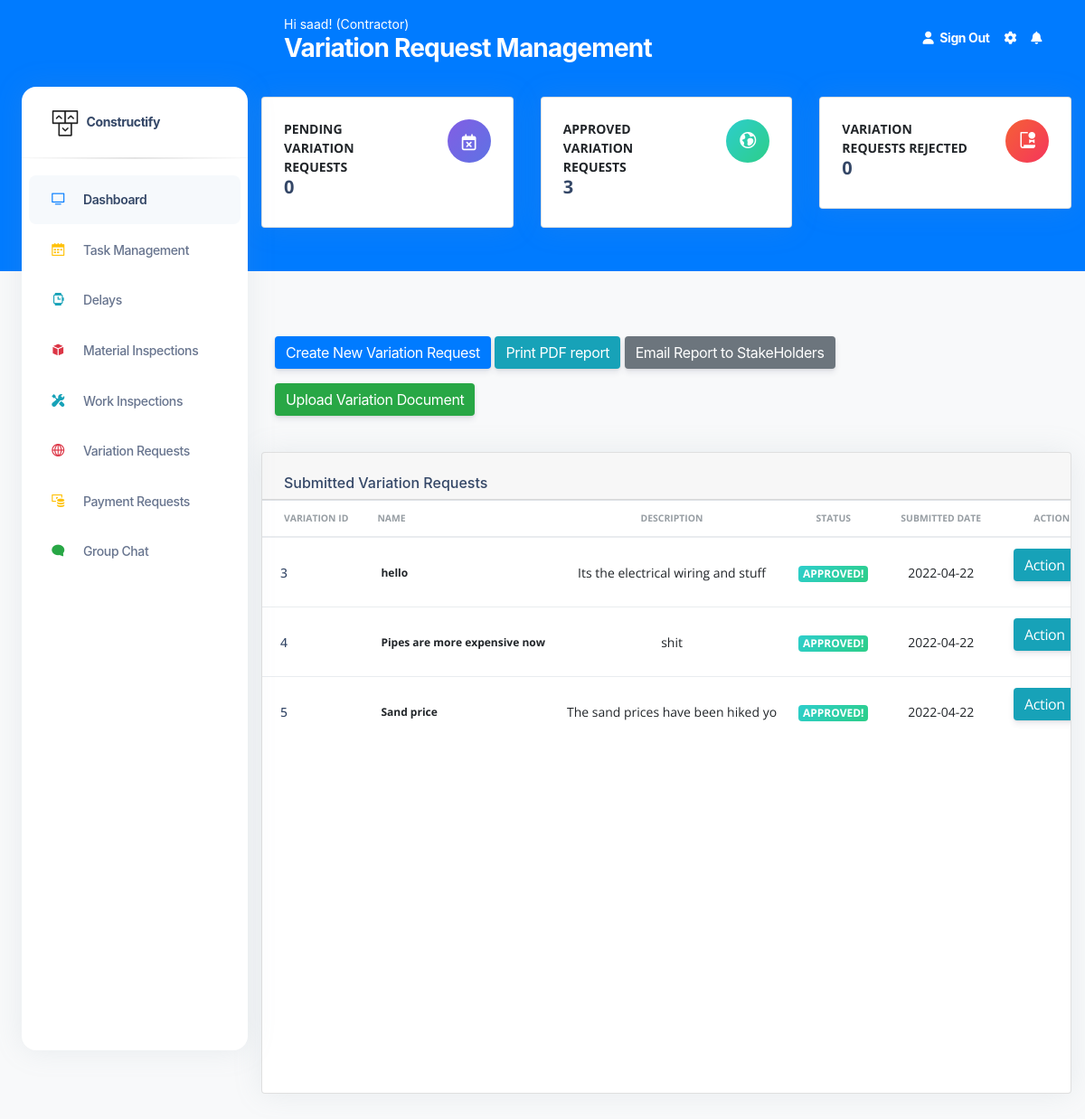
Page /VariationRequests (signed in) on the earlier database version.
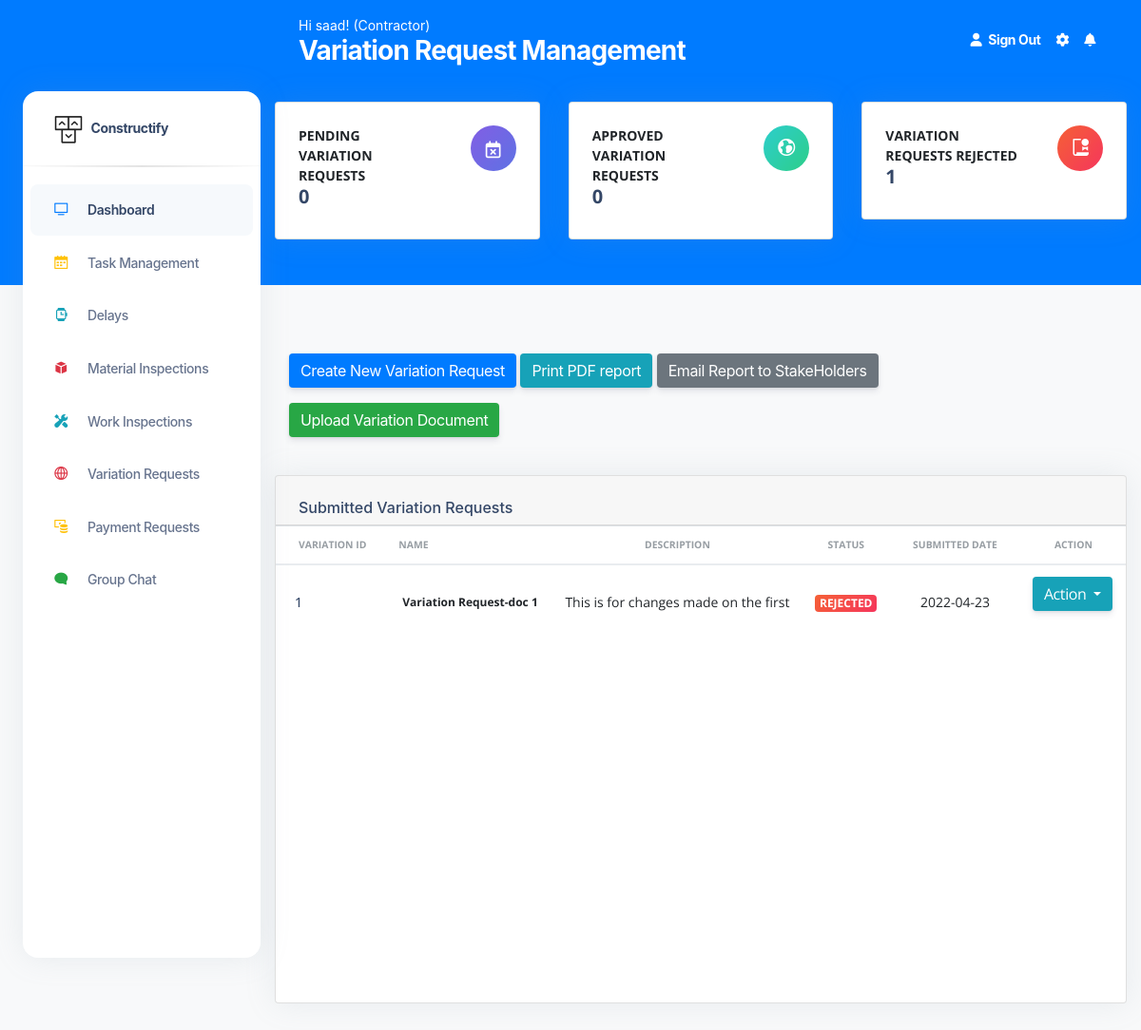
Same page on the later database version.
### construct/models.py (models this page shows)
class VariationInspectionRequests(db.Model):
    id = db.Column(db.Integer(), nullable=False, primary_key=True)
    name = db.Column(db.String(length=30), nullable=False)
    description = db.Column(db.String(length=30), nullable=False)
    status = db.Column(db.String(length=30), nullable=True, default="Submitted")
    submitted_date = db.Column(db.String(length=30), nullable=False)

### construct/routes.py (the view)
@app.route("/VariationRequests", methods=['GET', 'POST'])
@login_required
def variation_requests_page():
    db.create_all()
    pending_variation= VariationInspectionRequests.query.filter(VariationInspectionRequests.status == "Submitted").count()
    approved_variation= VariationInspectionRequests.query.filter(VariationInspectionRequests.status == "Approved!").count()
    Rejected_variation= VariationInspectionRequests.query.filter(VariationInspectionRequests.status == "Rejected").count()
    variation_list = VariationInspectionRequests.query.all()
    page_message="Variation Request Management"
    if request.method == "GET":
        return render_template('VariationsManagementPage.html',pending_variation=pending_variation,
        approved_variation=approved_variation,Rejected_variation=Rejected_variation,
        variation_list=variation_list,page_message=page_message )

### construct/models.py (called while the page is built)
@login_manager.user_loader
def load_user(user_id):
    return User.query.get(int(user_id))

### construct/templates/VariationsManagementPage.html (shortened to what the changed rows need)
<!DOCTYPE html>
<html lang="en">
<head>
  <link href="{{ url_for('static', filename='assets')}}/css/nucleo-icons.css" rel="stylesheet" />
  <link href="{{ url_for('static', filename='assets')}}/css/nucleo-svg.css" rel="stylesheet" />
  <link href="{{ url_for('static', filename='assets')}}/css/nucleo-svg.css" rel="stylesheet" />
  <link id="pagestyle" href="{{ url_for('static', filename='assets')}}/css/argon-dashboard.css?v=2.0.2"
    rel="stylesheet" />
  <link rel="stylesheet" type="text/css"
    href="https://stackpath.bootstrapcdn.com/bootstrap/4.2.1/css/bootstrap.min.css">
</head>
{% include 'includes/GlobalSideNavbar.html' %}
<main class="main-content position-relative border-radius-lg ">
  <div class="container-fluid py-4">
    <div class="row">
      <div class="col-xl-4 col-sm-6 mb-xl-0 mb-4">
        <div class="card">
          <div class="card-body p-4">
            <div class="row">
              <div class="col-8">
                <div class="numbers">
                  <p class="text-sm mb-0 text-uppercase font-weight-bold">Approved Variation Requests</p>
                  <h5 class="font-weight-bolder">
                    {{approved_variation}}
                  </h5>
                </div>
              </div>
            </div>
          </div>
        </div>
      </div>
      <div class="col-xl-4 col-sm-6 mb-xl-0 mb-4">
        <div class="card">
          <div class="card-body p-4">
            <div class="row">
              <div class="col-8">
                <div class="numbers">
                  <p class="text-sm mb-0 text-uppercase font-weight-bold">Variation Requests Rejected</p>
                  <h5 class="font-weight-bolder">
                    {{Rejected_variation}}
                  </h5>
                </div>
              </div>
            </div>
          </div>
        </div>
      </div>
    </div>
  </div>
  <br><br><br><br>
  <div class="container-fluid py-4">
    <div class="row">
      <div class="col-12">
        <div class="card mb-4">
          <div class="card-body px-0 pt-0 pb-10">
            <div class="table-responsive p-0">
              <table class="table align-items-center mb-10">
                <thead>
                  <tr>
                    <th class="text-uppercase text-secondary text-xxs font-weight-bolder opacity-7">Variation ID</th>
                    <th class="text-uppercase text-secondary text-xxs font-weight-bolder opacity-7 ps-2">Name</th>
                    <th class="text-center text-uppercase text-secondary text-xxs font-weight-bolder opacity-7">Description</th>
                    <th class="text-center text-uppercase text-secondary text-xxs font-weight-bolder opacity-7">Status</th>
                    <th class="text-center text-uppercase text-secondary text-xxs font-weight-bolder opacity-7">Submitted Date</th>
                    <th class="text-center text-uppercase text-secondary text-xxs font-weight-bolder opacity-7">Action</th>
                  </tr>
                </thead>
                <tbody>
                  {% for variation in variation_list %}
                  <tr>
                    <td>
                      <div class="d-flex px-2 py-1">
                        <div class="d-flex flex-column justify-content-center">
                          <h6 class="mb-0 text-sm">{{variation.id}}</h6>
                        </div>
                      </div>
                    </td>
                    <td>
                      <p class="text-xs font-weight-bold mb-0">{{variation.name}}</p>
                    </td>
                    <td class="align-middle text-center text-sm">
                      <p class="mb-0 text-sm">{{variation.description}}</p>
                    </td>
                    {% if 'Approved!' in variation.status %}
                    <td class="align-middle text-center">
                      <span class="badge badge-sm bg-gradient-success">{{variation.status}}</span>
                    </td>
                    {% endif %}
                    {% if 'Rejected' in variation.status %}
                    <td class="align-middle text-center">
                      <span class="badge badge-sm bg-gradient-danger">{{variation.status}}</span>
                    </td>
                    {% endif %}
                    <td class="align-middle text-center">
                      <p class="mb-0 text-sm">{{variation.submitted_date}}</p>
                    </td>
                  <td class="align-middle">
                          <div class="btn-group">
                      <button type="button" class="btn btn-info dropdown-toggle" data-toggle="dropdown"
                          aria-haspopup="true" aria-expanded="false">
                         Action
                        </button>
                      </div>
                    </td>
                  </tr>
                  {% endfor %}
                </tbody>
              </table>
            </div>
          </div>
        </div>
      </div>
    </div>
  </div>
  </body>
</html>

Differences in the rows shown:
removed VariationInspectionRequests: id "3", name "hello", description "Its the electrical wiring and stuff", status "APPROVED!", submitted_date "2022-04-22"
removed VariationInspectionRequests: id "4", name "Pipes are more expensive now", description "shit", status "APPROVED!", submitted_date "2022-04-22"
removed VariationInspectionRequests: id "5", name "Sand price", description "The sand prices have been hiked yo", status "APPROVED!", submitted_date "2022-04-22"
added VariationInspectionRequests: id "1", name "Variation Request-doc 1", description "This is for changes made on the first", status "REJECTED", submitted_date "2022-04-23"
Other differences:
{{ approved_variation }}: "3" → "0"
{{ Rejected_variation }}: "0" → "1"
